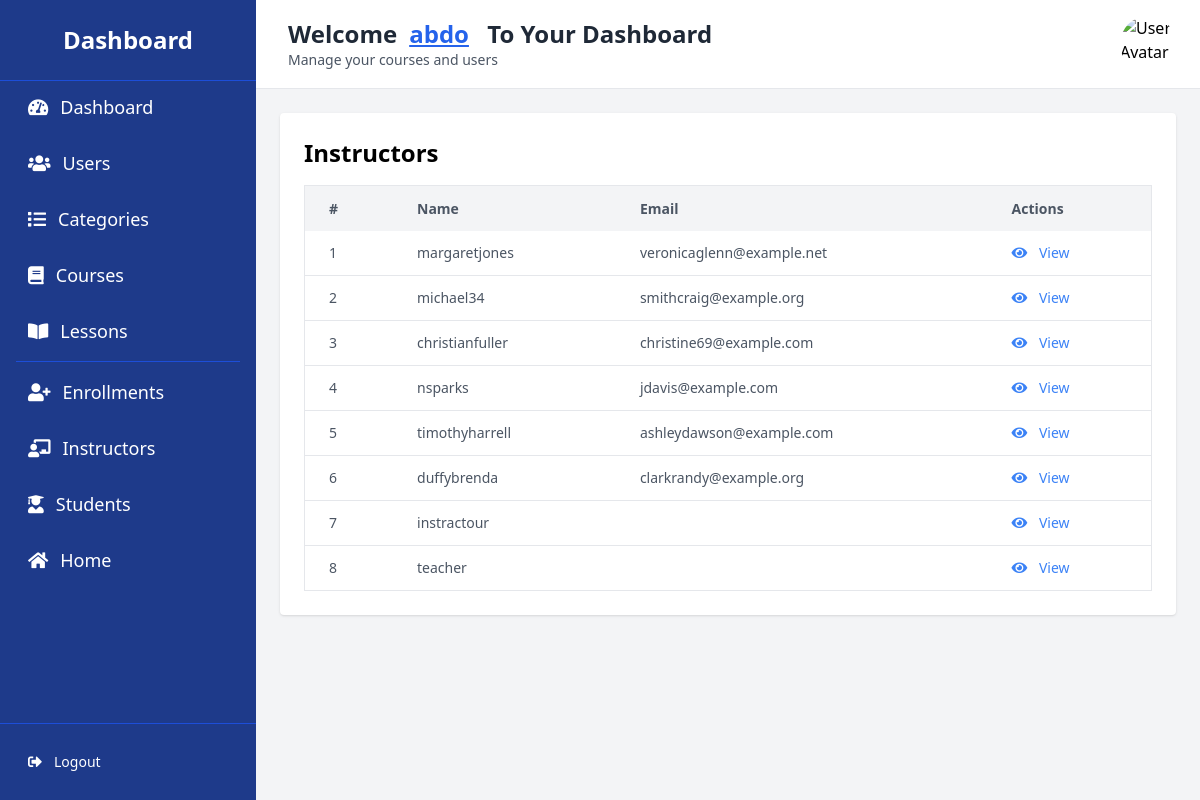
The page /dashboard/instructors/ (signed in) on the database its author committed.
### users/models.py (models this page shows, shortened)
class CustomUser(AbstractUser):
    phone = models.CharField(max_length=15, blank=True, null=True)
    address = models.CharField(max_length=255, blank=True, null=True)
    age = models.PositiveIntegerField(null=True, blank=True)
    is_student = models.BooleanField(default=True)
    is_instructor = models.BooleanField(default=False)
    is_active = models.BooleanField(default=True)

### dashboard/views.py (the view)
# urls.py: path('instructors/', InstructorListView.as_view(), name='instructor_list'),
class InstructorListView(LoginRequiredMixin, ListView):
    model = CustomUser
    form_class = UserForm
    template_name = 'dashboard/instructor_list.html'
    context_object_name = 'instructors'
    queryset = CustomUser.objects.filter(is_instructor=True)

### templates/dashboard/instructor_list.html (shortened to what this page needs)
{% extends "base_dashboard.html" %}
{% block content %}
<div class="bg-white p-6 rounded shadow">
    <h1 class="text-2xl font-semibold mb-4">Instructors</h1>
    <table class="min-w-full bg-white border border-gray-200 rounded-md">
        <thead>
            <tr class="bg-gray-100 text-gray-600 text-sm leading-normal">
                <th class="py-3 px-6 text-left">#</th>
                <th class="py-3 px-6 text-left">Name</th>
                <th class="py-3 px-6 text-left">Email</th>
                <th class="py-3 px-6 text-left">Actions</th>
            </tr>
        </thead>
        <tbody class="text-gray-600 text-sm font-light">
            {% for instructor in instructors %}
            <tr class="border-b border-gray-200 hover:bg-gray-100">
                <td class="py-3 px-6">{{ forloop.counter }}</td>
                <td class="py-3 px-6">{{ instructor.username }}</td>
                <td class="py-3 px-6">{{ instructor.email }}</td>
                <td class="py-3 px-6">
                    <a href="{% url 'dashboard:user_detail' instructor.id %}"
                       class="text-blue-500 hover:text-blue-700">
                        <i class="fas fa-eye mr-2"></i> View
                    </a>
                </td>
            </tr>
            {% empty %}
            <tr>
                <td colspan="4" class="text-center py-4">No instructors found.</td>
            </tr>
            {% endfor %}
        </tbody>
    </table>
</div>
{% endblock %}

### templates/base_dashboard.html (shortened to what this page needs)
<!DOCTYPE html>
<html lang="en">
    {% load static %}
    <head>
        <link href="{% static 'css/tailwind.css' %}" rel="stylesheet">
        <link href="https://cdnjs.cloudflare.com/ajax/libs/font-awesome/5.15.4/css/all.min.css"
              rel="stylesheet">
    </head>
    <body class="bg-gray-100 font-sans leading-normal tracking-normal">
        <div class="flex h-screen">
            <div id="sidebar"
                 class="w-64 bg-blue-900 text-white flex flex-col fixed inset-y-0 left-0 transform -translate-x-full md:translate-x-0 transition-transform duration-300 z-50"
                 role="navigation"
                 aria-label="Sidebar">
                <h2 class="text-2xl font-bold text-center py-6 border-b border-blue-700">Dashboard</h2>
                <ul class="flex-1 px-4 space-y-1 overflow-y-auto">
                    <li>
                        <a href="{% url 'dashboard:dashboard_home' %}"
                           class="flex items-center text-lg p-3 rounded-md hover:bg-blue-700 transition">
                            <i class="fas fa-tachometer-alt mr-3"></i> Dashboard
                        </a>
                    </li>
                    <li>
                        <a href="{% url 'dashboard:users_list' %}"
                           class="flex items-center text-lg p-3 rounded-md hover:bg-blue-700 transition">
                            <i class="fas fa-users mr-3"></i> Users
                        </a>
                    </li>
                    <li>
                        <a href="{% url 'dashboard:category_list' %}"
                           class="flex items-center text-lg p-3 rounded-md hover:bg-blue-700 transition">
                            <i class="fas fa-list mr-3"></i> Categories
                        </a>
                    </li>
                    <li>
                        <a href="{% url 'dashboard:course_list' %}"
                           class="flex items-center text-lg p-3 rounded-md hover:bg-blue-700 transition">
                            <i class="fas fa-book mr-3"></i> Courses
                        </a>
                    </li>
                    <li>
                        <a href="{% url 'dashboard:lesson_list' %}"
                           class="flex items-center text-lg p-3 rounded-md hover:bg-blue-700 transition">
                            <i class="fas fa-book-open mr-3"></i> Lessons
                        </a>
                    </li>
                    <li class="border-t border-blue-700"></li>
                    <li>
                        <a href="{% url 'dashboard:enrollment_list' %}"
                           class="flex items-center text-lg p-3 rounded-md hover:bg-blue-700 transition">
                            <i class="fas fa-user-plus mr-3"></i> Enrollments
                        </a>
                    </li>
                    <li>
                        <a href="{% url 'dashboard:instructor_list' %}"
                           class="flex items-center text-lg p-3 rounded-md hover:bg-blue-700 transition">
                            <i class="fas fa-chalkboard-teacher mr-3"></i> Instructors
                        </a>
                    </li>
                    <li>
                        <a href="{% url 'dashboard:student_list' %}"
                           class="flex items-center text-lg p-3 rounded-md hover:bg-blue-700 transition">
                            <i class="fas fa-user-graduate mr-3"></i> Students
                        </a>
                    </li>
                    <li>
                        <a href="{% url 'index' %}"
                           class="flex items-center text-lg p-3 rounded-md hover:bg-blue-700 transition">
                            <i class="fas fa-home mr-3"></i> Home
                        </a>
                    </li>
                </ul>
                <div class="border-t border-blue-700"></div>
                <div class="p-4">
                    <a href="{% url 'logout' %}"
                       class="flex items-center text-sm p-3 rounded-md hover:bg-blue-700 transition">
                        <i class="fas fa-sign-out-alt mr-3"></i> Logout
                    </a>
                </div>
            </div>
            <div class="flex-1 flex flex-col overflow-hidden md:ml-64">
                <header class="bg-white shadow p-4 flex justify-between items-center border-b border-gray-200">
                    <div class="flex items-center space-x-4">
                        <div>
                            <h1 class="text-2xl font-semibold text-gray-800">
                                Welcome<span class="ml-3 text-blue-600 capitalize underline">{{ user.username }}</span>
                                <span class="ml-3 text-gray-800 hidden md:inline-block">To Your Dashboard</span>
                            </h1>
                            <p class="text-sm text-gray-600">Manage your courses and users</p>
                        </div>
                    </div>
                    <div class="flex items-center">
                        <img src="{{ user.profile.profile_picture }}"
                             alt="User Avatar"
                             class="rounded-full w-14 h-14 mx-2">
                    </div>
                </header>
                <main class="flex-1 bg-gray-100 p-6 overflow-y-auto">
                    {% block content %}{% endblock %}
                </main>
            </div>
        </div>
    </body>
</html>

### rows shown on the page
CustomUser: username "Abdo"
CustomUser: username "margaretjones", email "veronicaglenn@example.net"
CustomUser: username "michael34", email "smithcraig@example.org"
CustomUser: username "christianfuller", email "christine69@example.com"
CustomUser: username "nsparks", email "jdavis@example.com"
CustomUser: username "timothyharrell", email "ashleydawson@example.com"
CustomUser: username "duffybrenda", email "clarkrandy@example.org"
CustomUser: username "instractour"
CustomUser: username "teacher"
